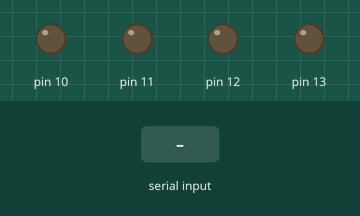
Bench run of a sketch on a simulated Arduino Uno, built with avr-gcc and run on an emulated ATmega328P. On the bench: output pins drawn as LEDs (lit = HIGH). The test bench sets the inputs (shaded band).

Above: at 1.2 s.
1.3 s: "A" received over Serial
At 2.4 s:
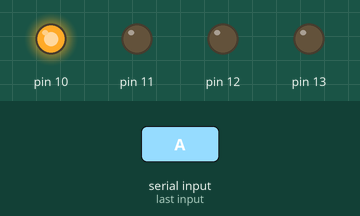
2.8 s: "B" received over Serial
At 3.5 s:
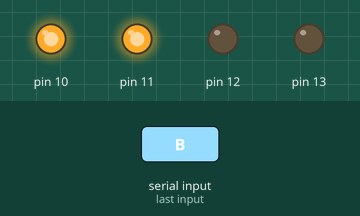
4.3 s: "C" received over Serial
At 4.7 s:
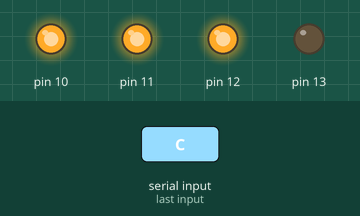
5.8 s: "D" received over Serial
At 7.0 s:
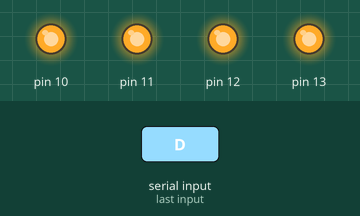
7.3 s: "A" received over Serial
At 8.2 s:
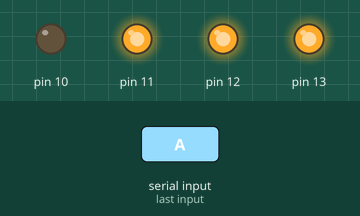
8.8 s: "B" received over Serial
At 9.3 s:
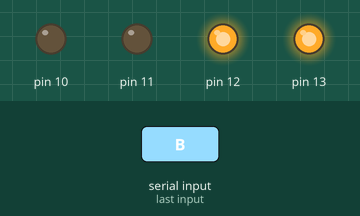
Timing chart, 0 to 11.3 s (numbered marks = the images above; inputs shaded):
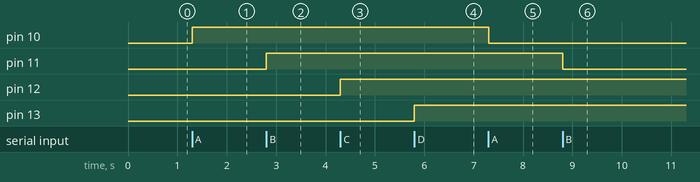

The sketch:

4_chennal.ino
```cpp
    int Relay1 = 0;
    int Relay2 = 0;
    int Relay3 = 0;
    int Relay4 = 0;

void setup()
{
    Serial.begin(9600);
    pinMode(10,OUTPUT);
    pinMode(11,OUTPUT);
    pinMode(12,OUTPUT);
    pinMode(13,OUTPUT);

}

void loop()
{
  if (Serial.available())
  {

  int TONY = Serial.read();

               if(TONY == 'A')
                  {
                    Relay1 = ~Relay1;
                    digitalWrite(10,Relay1);
                   }
                   if(TONY == 'B')
                  {
                    Relay2 = ~Relay2;
                    digitalWrite(11,Relay2);
                   }
                   if(TONY == 'C')
                  {
                    Relay3 = ~Relay3;
                    digitalWrite(12,Relay3);
                   }
                   if(TONY == 'D')
                  {
                    Relay4 = ~Relay4;
                    digitalWrite(13,Relay4);
                   }

   }
  }
```

Measured:
- after the input at 1.3 s, pin 10: LOW → HIGH at once
- after the input at 2.8 s, pin 11: LOW → HIGH at once
- after the input at 4.3 s, pin 12: LOW → HIGH at once
- after the input at 5.8 s, pin 13: LOW → HIGH at once
- after the input at 7.3 s, pin 10: HIGH → LOW at once
- after the input at 8.8 s, pin 11: HIGH → LOW at once
